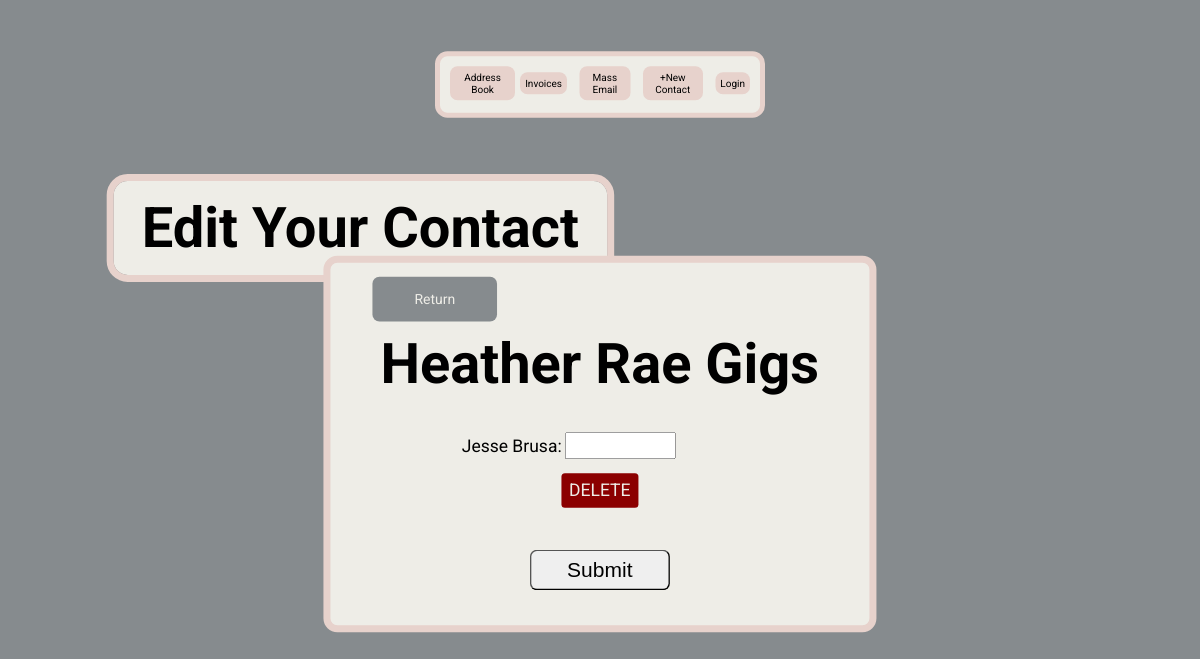
Before: /edit-field/1/contact_person with the older database file.
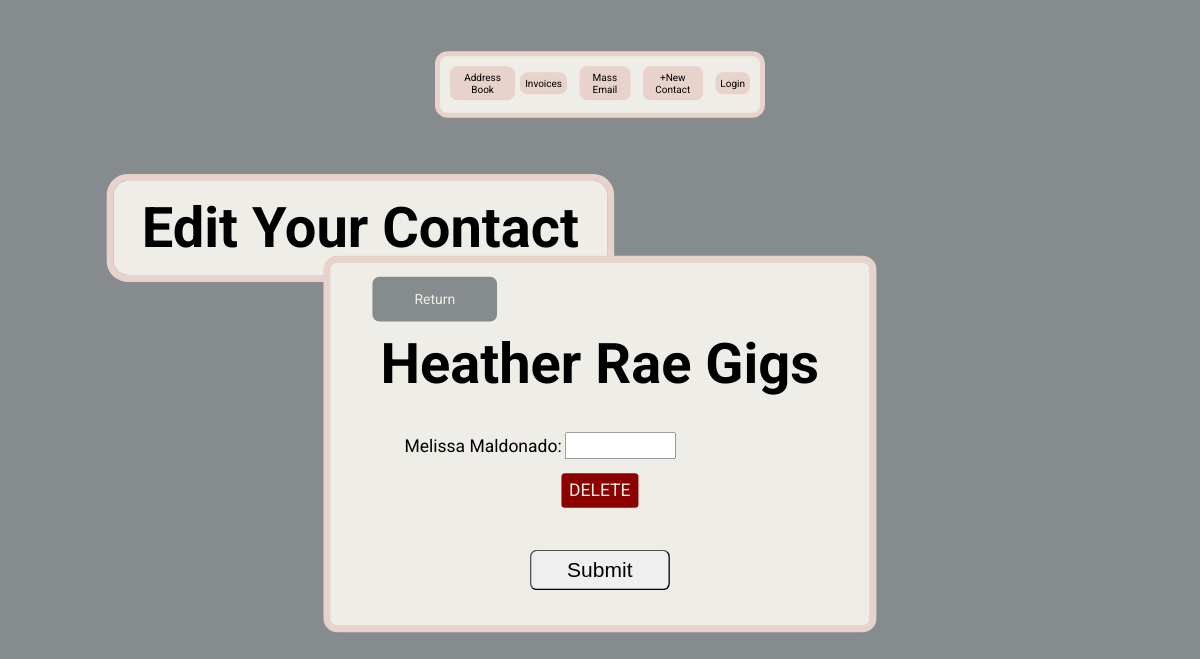
After: the same page with the newer database file.
### main.py (models this page shows)
class ContactTable(db.Model):
    __tablename__ = 'contact_table'
    id = db.Column(db.Integer, primary_key=True)
    contact_person = db.Column(db.String(250), nullable=False)
    data_base_id = db.Column(db.Integer, db.ForeignKey('database.id'))

### main.py (the view)
@app.route('/edit-field/<int:id>/<field>', methods=['GET', 'POST'])
def edit_field(id, field):
    facility = DataBase.query.filter_by(id=id).first()
    form = AddressBookForm()
    venue = last_item(compare_field_return_data('facility', field, facility.facility))
    if 'contact_person' == field:
        contacts = return_table_list(facility.contact_person)
    else:
        contacts = None
    if 'distance_time' == field:
        distance_hour = facility.distance_hour
        distance_min = facility.distance_min
    else:
        distance_hour = None
        distance_min = None
    location_img = compare_field_return_data('location_img', field, facility.location_img_url)
    address = compare_field_address('address', field, facility.street, facility.town,
                                    facility.state, facility.zip_code)
    if 'phone_number' == field:
        phone_numbers = return_table_list(facility.phone_number)
    else:
        phone_numbers = None
    if 'email' == field:
        emails = return_table_list(facility.email)
        mass_email = facility.mass_email
    else:
        emails = None
        mass_email = None
    if 'preferred_day_time' == field:
        days_times = [[day_time.id, day_time.day, day_time.time] for day_time in facility.preferred_day_time]
    else:
        days_times = None
    if 'venue_type' == field or 'performance_type' == field or 'duration_list' == field:
        venue_box = True
        venue_types = return_table_list(facility.venue_type)
        performance_types = return_table_list(facility.performance_type)
        duration_list = [[hour_min.hour, hour_min.minute, hour_min.id] for hour_min in facility.duration]
    else:
        venue_box = None
        venue_types = None
        performance_types = None
        duration_list = None
    if 'date_price' == field:
        price_date_list = [[price_date.price, price_date.date, price_date.id] for price_date in facility.price_date]
    else:
        price_date_list = None
    if 'set_list' == field:
        setlist = return_list(facility.setlist, 'setlist')
        setlist_true = True
    else:
        setlist = None
        setlist_true = None
    if 'market_date' == field:
        market_date_table = return_list(facility.marketing, 'date')
        if market_date_table:
            market_date_list = []
            date_list = []
            facility_marketing = facility.marketing
            for date in market_date_table:
                if date not in date_list:
                    materials = [item.material for item in facility_marketing if item.date == date]
                    url_date = format_url_date(date)
                    market_date_list.append([materials, date, url_date])
                    date_list.append(date)
    else:
        market_date_list = None
    if 'comments' == field:
        comments = facility.comments
    else:
        comments = None
    if 'feedback' == field:
        feedback_list = facility.feedback
    else:
        feedback_list = None
    if 'testimonial' == field:
        testimonials = facility.testimonials
    else:
        testimonials = facility.testimonials
    return render_template('edit-field.html', id=id, facility=facility, form=form, field=field, venue=venue, contacts=contacts,
                           distance_hour=distance_hour, distance_min=distance_min, setlist_true=setlist_true,
                           phone_numbers=phone_numbers, location_img=location_img, address=address, emails=emails, mass_email=mass_email, days_times=days_times,
                           venue_types=venue_types, venue_type_list=venue_type_list, performance_types=performance_types,
                           performance_type_list=performance_type_list, duration_list=duration_list, venue_box=venue_box, price_date_list=price_date_list,
                           weekdays=weekdays,
                           setlist=setlist, market_date_list=market_date_list,
                           comments=comments, feedback_list=feedback_list,
                           feedback_list_items=feedback_list_items,
                           testimonials=testimonials)

### resources.py (called while the page is built)
def return_table_list(facility_object):
    if facility_object:
        return [item for item in facility_object]
    else:
        return None

def compare_field_return_data(correct_field, field, facility_object):
    if correct_field == field:
        if facility_object is None:
            return None
        elif '~' in facility_object:
            return facility_object.split('~')
        else:
            return [facility_object]
    else:
        return None

def compare_field_address(correct_field, field, street, town,
                          state, zip_code):
    if correct_field == field:
        return [street, town, state, zip_code]
    else:
        return None

def last_item(list):
    if list:
        return list[-1]
    else:
        return None

### templates/edit-field.html (shortened to what this page needs)
{% include 'header.html' %}
{% import "bootstrap/wtf.html" as wtf %}
<body>
    <h1 class="gigs editGigs">Edit Your Contact</h1>
    <form method="POST" action="{{ url_for('commit_edit', id=facility.id, field=field) }}" enctype="multipart/form-data">
        <div class="formContainerColumn">
            <div class="returnContainer">
                <a href="{{ url_for('facility_page', id=facility.id) }}">Return</a>
            </div>
            <h1 class="contactH1">Heather Rae Gigs</h1>
            <div class="formContainer">
                {% if contacts %}
                    {% for contact in contacts %}
                        <div class="formRow contactDelete">
                            <label class="leftItem">{{ contact.contact_person }}:</label>
                            <input type="text" class="inputField" name="contact_{{ contact.id }}">
                        </div>
                        <a class="delete" href="{{ url_for('delete_data', id=facility.id, field='contact_person', data=contact.id) }}">DELETE</a>
                    {% endfor %}
                {% endif %}
            </div>
            {% if date_market or testimonials_list or comments%}
            {% else %}
                {{ form.submit(class_='submitButton') }}
            {% endif %}
        </div>
    </form>
</body>

Changed rows visible on the page:
changed ContactTable: contact_person "Jesse Brusa" → "Melissa Maldonado"
